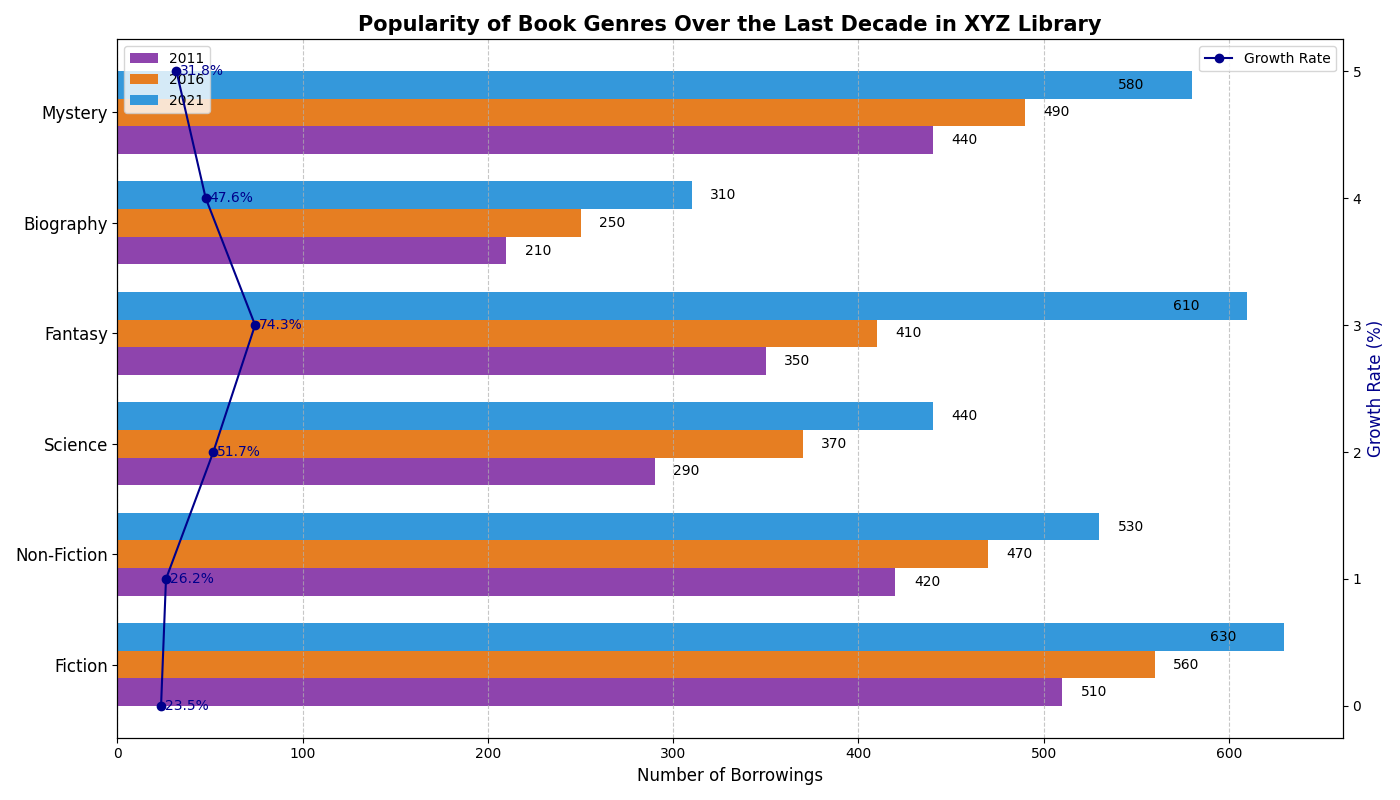

The Python source for this figure:
import matplotlib.pyplot as plt
import numpy as np

genres = ['Fiction', 'Non-Fiction', 'Science', 'Fantasy', 'Biography', 'Mystery']
borrowings_2011 = [510, 420, 290, 350, 210, 440]  # Altered some values
borrowings_2016 = [560, 470, 370, 410, 250, 490]  # Altered some values
borrowings_2021 = [630, 530, 440, 610, 310, 580]  # Altered some values

growth_2011_2021 = [(borrowings_2021[i] - borrowings_2011[i]) / borrowings_2011[i] * 100 for i in range(len(genres))]

fig, ax1 = plt.subplots(figsize=(14, 8))
bar_width = 0.25
y_pos = np.arange(len(genres))

bars_2011 = ax1.barh(y_pos - bar_width, borrowings_2011, bar_width, label='2011', color='#8e44ad')
bars_2016 = ax1.barh(y_pos, borrowings_2016, bar_width, label='2016', color='#e67e22')
bars_2021 = ax1.barh(y_pos + bar_width, borrowings_2021, bar_width, label='2021', color='#3498db')

ax1.set_yticks(y_pos)
ax1.set_yticklabels(genres, fontsize=12)
ax1.set_xlabel('Number of Borrowings', fontsize=12)
ax1.set_title('Popularity of Book Genres Over the Last Decade in XYZ Library', fontsize=15, fontweight='bold')

ax2 = ax1.twinx()
ax2.plot(growth_2011_2021, y_pos, marker='o', linestyle='-', color='darkblue', label='Growth Rate')
ax2.set_ylabel('Growth Rate (%)', fontsize=12, color='darkblue')

for bars in [bars_2011, bars_2016, bars_2021]:
    for bar in bars:
        width = bar.get_width()
        label_x_pos = width + 10 if width < max(borrowings_2021) / 1.1 else width - 40
        ax1.text(label_x_pos, bar.get_y() + bar.get_height() / 2, f'{width}', va='center', fontsize=10, color='black')

for i, growth in enumerate(growth_2011_2021):
    ax2.text(growth + 2, y_pos[i], f'{growth:.1f}%', va='center', fontsize=10, color='darkblue')

ax1.legend(loc='upper left', fontsize=10, bbox_to_anchor=(0, 1))
ax2.legend(loc='upper right', fontsize=10, bbox_to_anchor=(1, 1))

ax1.grid(True, which='major', axis='x', linestyle='--', alpha=0.7)
plt.tight_layout()

plt.show()
